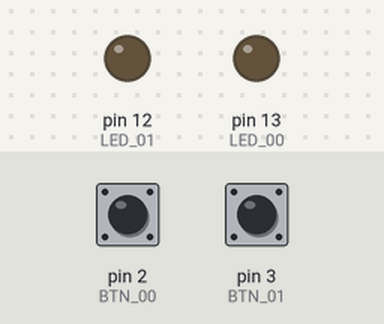
Recording of a sketch running on a simulated Arduino Uno, built with avr-gcc and run on an emulated ATmega328P. Shown: output pins drawn as LEDs (lit = HIGH). The inputs (shaded band) are chosen by the test bench; at power-on: pin 2 (BTN_00) LOW, pin 3 (BTN_01) LOW.

Above: at 1.2 s.
1.3 s: pin 2 (BTN_00) pulled HIGH for 0.15 s
At 1.37 s:
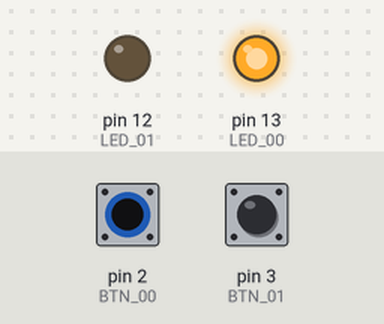
2.9 s: pin 3 (BTN_01) pulled HIGH for 0.15 s
At 2.97 s:
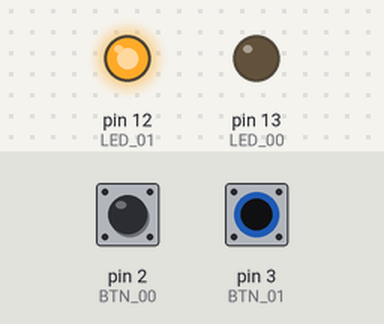
4.5 s: pin 3 (BTN_01) pulled HIGH for 3.2 s
At 8.7 s:
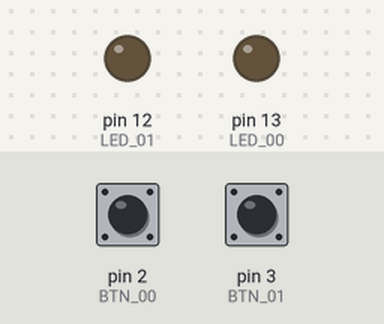
9.2 s: pin 2 (BTN_00) pulled HIGH for 3.2 s
At 9.9 s:
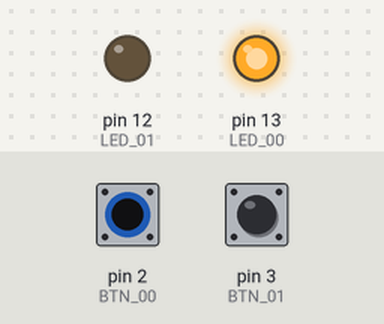
13.9 s: pin 2 (BTN_00) driven HIGH and pin 3 (BTN_01) driven HIGH
At 14.7 s:
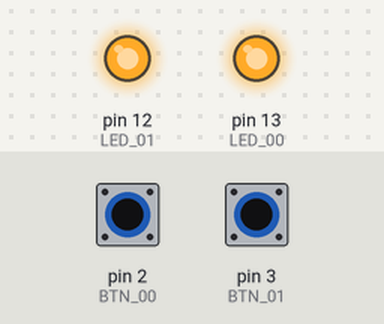
Timing chart, 0 to 16.4 s (numbered marks = the images above; inputs shaded):
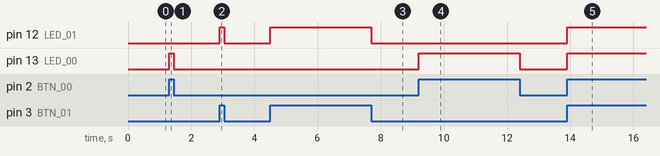

Measured:
- after the input at 1.3 s, pin 13 (LED_00): LOW → HIGH at once, → LOW 0.15 s later
- after the input at 2.9 s, pin 12 (LED_01): LOW → HIGH at once, → LOW 0.15 s later
- after the input at 4.5 s, pin 12 (LED_01): LOW → HIGH at once, → LOW 3.2 s later
- after the input at 9.2 s, pin 13 (LED_00): LOW → HIGH at once, → LOW 3.2 s later
- after the input at 13.9 s, pin 12 (LED_01), pin 13 (LED_00): LOW → HIGH at once

The sketch:

PROJETO_JOGO_DA_VELHA_0_1.ino
```cpp
/* PROJETO: JOGO DA VELHA*/

  const int LED_00 = 13;
  const int LED_01 = 12;
  const int BTN_00 = 2;
  const int BTN_01 = 3;
  int status_btn_00 = 0;
  int status_btn_01 = 0;

void setup() {
  pinMode(LED_00, OUTPUT);
  pinMode(BTN_00, INPUT);
  pinMode(LED_01, OUTPUT);
  pinMode(BTN_01, INPUT);
}

void loop() {

  status_btn_00 = digitalRead(BTN_00);
  status_btn_01 = digitalRead(BTN_01);

    if(status_btn_00 == HIGH){
      digitalWrite(LED_00, HIGH);
    } else {
      digitalWrite(LED_00, LOW);
    }

   if(status_btn_01 == HIGH){
     digitalWrite(LED_01, HIGH);
   } else {
     digitalWrite(LED_01, LOW);
   }

}
```
